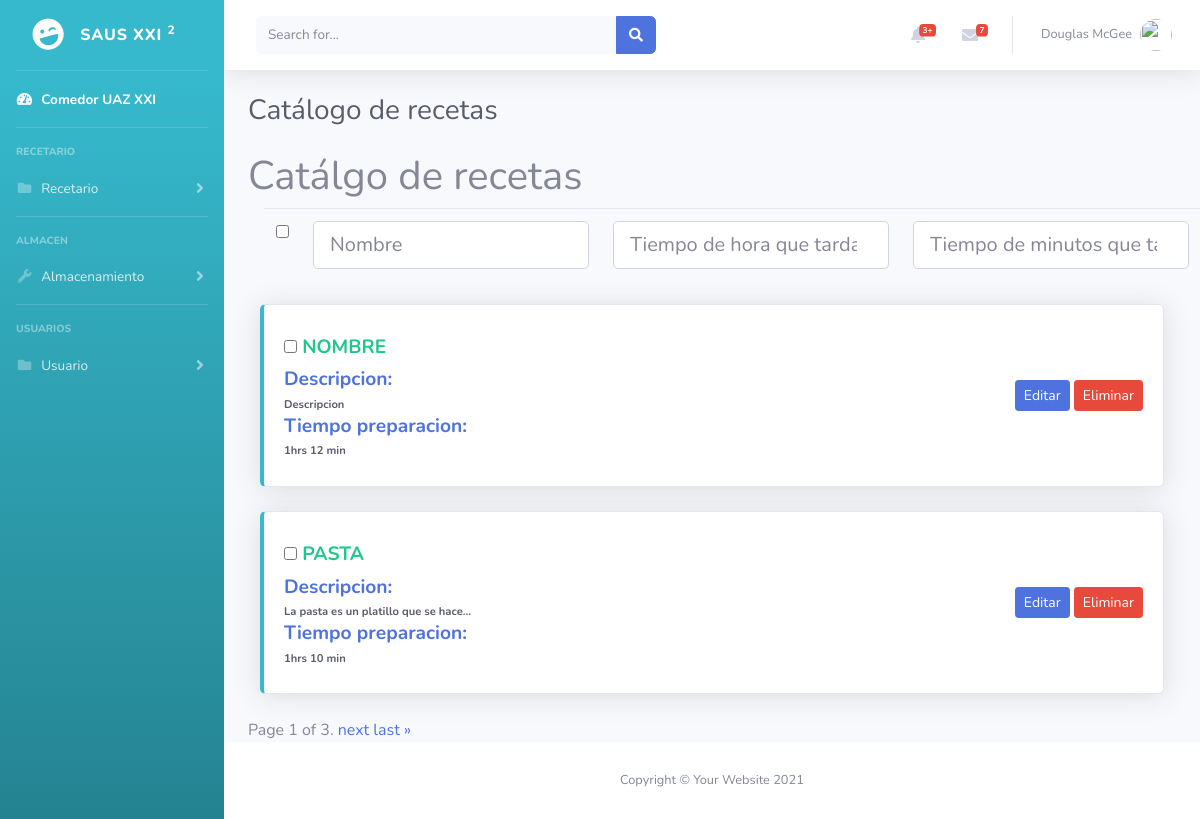
Screenshot of /recetario/ (signed in) with the database file from the repository.
### recetario/models.py (models this page shows, shortened)
class Receta(models.Model):
    nombre = models.CharField(max_length=80)
    descripcion = models.CharField(max_length=160)
    hora = models.SmallIntegerField('Hora(s)')
    minuto = models.SmallIntegerField('Minuto(s)')
    ingredientes = models.TextField(blank=True, null=True)
    instrucciones = models.TextField(blank=True, null=True)
    imagen = models.ImageField('Foto de perfil', upload_to='img_recetas', blank=True, null=True, validators=[imagen_validador])

### recetario/views.py (the view)
# urls.py: path('', views.ListRecetas.as_view(), name='lista_recetas'),
class ListRecetas(LoginRequiredMixin, ListView):
    paginate_by = 2
    model = Receta
    extra_context = {'form': FiltrosReceta}

### recetario/templates/recetario/receta_list.html (shortened to what this page needs)
{% extends 'base.html' %}
{% block titulo %}
    Catálogo de recetas
{% endblock titulo %}
{% block contenido %}
    <h1>
        Catálgo de recetas
    </h1>
    <form class="d-none d-sm-inline-block form-inline mr-auto
        ml-md-3 my-2 my-md-0 mw-100 navbar-search"
        action="{% url 'buscar_receta' %}" method="post" id="form">
        <table class="table">
            <tr>
                <td>
                    <input type="checkbox" name="todos" id="todos">
                </td>
                <td>{{form.nombre}}</td>
                <td>{{form.hora}}</td>
                <td>{{form.minuto}}</td>
            </tr>
        </table>
    </form>
        {% for recetario in object_list %}
            <div class="col-xl-auto col-md-6 mb-4">
                <div class="card border-left-info shadow h-100 py-2">
                    <div class="card-body">
                        <div class="row no-gutters align-items-center">
                            <div class="col mr-1">
                                <div class="text-lg font-weight-bold text-success
                                    text-uppercase mb-1">
                                    <input type="checkbox" name="{{recetario.id}}">
                                    {{recetario.nombre}}
                                </div>
                                <div class="text-lg font-weight-bold text-primary mb-1">
                                    Descripcion:
                                </div>
                                <div class="h5 mb-0 text-xs font-weight-bold text-gray-800">
                                    {{recetario.descripcion}}
                                </div>
                                <div class="text-lg font-weight-bold text-primary mb-1">
                                    Tiempo preparacion:
                                </div>
                                <div class="h5 mb-0 text-xs font-weight-bold text-gray-800">
                                    {{recetario.hora}}hrs {{recetario.minuto}} min
                                </div>
                            </div>
                            <div class="col-auto">
                                <a class="btn btn-sm btn-primary"
                                    href="{% url 'editar_receta' recetario.id %}">
                                    Editar
                                </a>
                                <a class="btn btn-sm btn-danger"
                                    href="{% url 'eliminar_receta' recetario.id %}">
                                    Eliminar
                                </a>
                            </div>
                        </div>
                    </div>
                </div>
            </div>
        {% endfor %}
    <div class="pagination">
        <span class="step-links">
            <span class="current">
                Page {{ page_obj.number }} of {{ page_obj.paginator.num_pages }}.
            </span>
            {% if page_obj.has_next %}
                <a href="?page={{ page_obj.next_page_number }}">next</a>
                <a href="?page={{ page_obj.paginator.num_pages }}">last &raquo;</a>
            {% endif %}
        </span>
    </div>
{% endblock contenido %}

### rows the page displays
Receta: nombre "NOMBRE", descripcion "Descripcion", hora "1", minuto "12"
Receta: nombre "PASTA", descripcion "La pasta es un platillo que se hace...", hora "1", minuto "10"

### other values shown
{{ page_obj.number }} "1"
{{ page_obj.paginator.num_pages }} "3"
